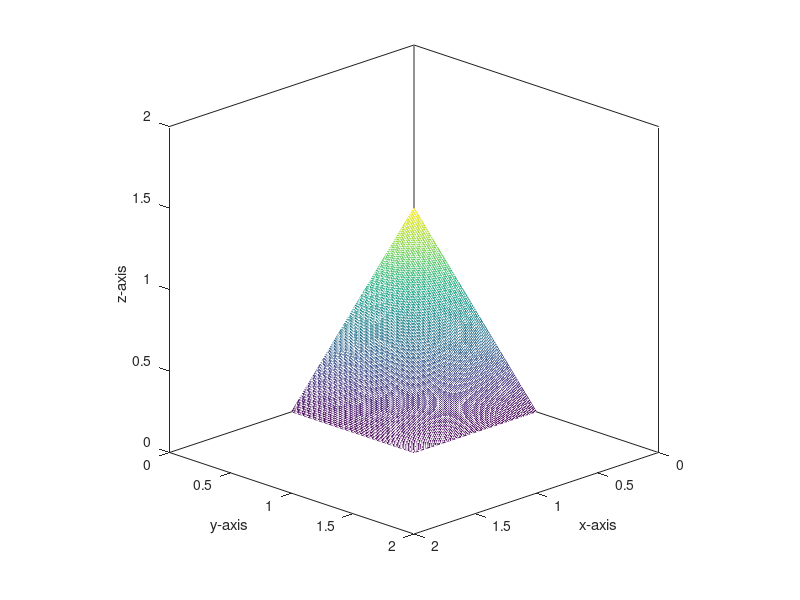

Write MATLAB code to recreate this figure.
# Set bounds
uv = linspace(0,1);
vv = linspace(0,1);
[u,v] = meshgrid(uv,vv);

# Set equations
z = u .* v;
x = 1-u;
y = 1-v;

fig = figure;
  hold on;
  # Draw x,y,z
  mesh(x,y,z);
  axis equal;
  box on;
  xlabel('x-axis')
  ylabel('y-axis')
  zlabel('z-axis')
  # Boundaries of the plot
  xlim([0,2]);
  ylim([0,2]);
  zlim([0,2]);
  # The camera angle looks
  # from this direction to the origin 
  view([1,1,0.5]);

  
